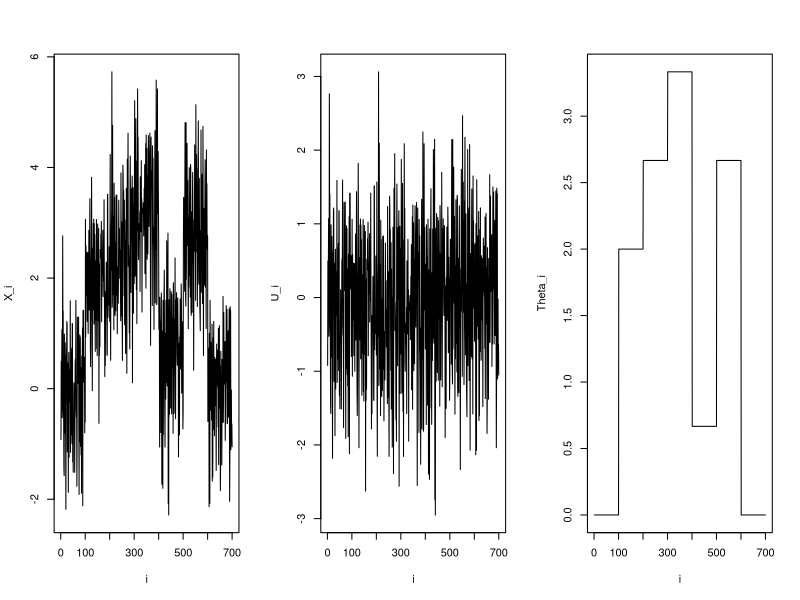

Reproduce this figure in R.
## Louis Forbes Wright

#using _-_- as a basis for the algorithm created here


# we start by creating some data which contains change points.

means <- c(0,3,4,5,1,4,0)/1.5

changePoints <- c(0,100,200,300,400,500,600,700)

X_data <- NULL
U_data <- NULL
Theta_data <- NULL


for (i in 1:length(changePoints)-1){
  U_data <- c(U_data, rnorm(n = (changePoints[i+1] - changePoints[i]), mean = 0, sd = 1))
} 

for (i in 1:length(changePoints)-1){
  Theta_data <- c(Theta_data, rnorm(n = (changePoints[i+1] - changePoints[i]), mean = means[i], sd = 0))
}
X_data <- U_data + Theta_data
par(mfrow = c(1,3))

plot(X_data, type = 'l', ylab = 'X_i', xlab = 'i')

plot(U_data, type = 'l', ylab = 'U_i', xlab = 'i')

plot(Theta_data, type = 'l', ylab = 'Theta_i', xlab = 'i')
